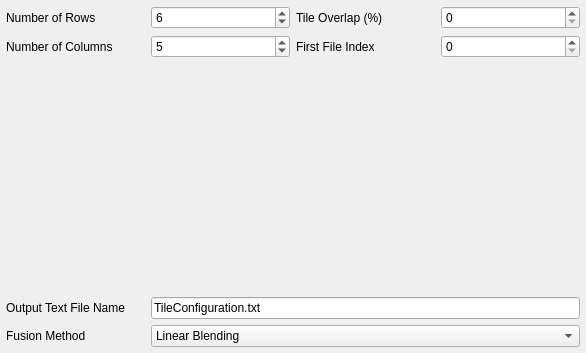
<?xml version="1.0" encoding="UTF-8"?>
<ui version="4.0">
 <class>GenericMetadataPage</class>
 <widget class="QWizardPage" name="GenericMetadataPage">
  <property name="geometry">
   <rect>
    <x>0</x>
    <y>0</y>
    <width>586</width>
    <height>353</height>
   </rect>
  </property>
  <property name="minimumSize">
   <size>
    <width>475</width>
    <height>353</height>
   </size>
  </property>
  <property name="windowTitle">
   <string>WizardPage</string>
  </property>
  <layout class="QGridLayout" name="gridLayout" columnstretch="0,0,0,0">
   <property name="leftMargin">
    <number>6</number>
   </property>
   <property name="topMargin">
    <number>6</number>
   </property>
   <property name="rightMargin">
    <number>6</number>
   </property>
   <property name="bottomMargin">
    <number>6</number>
   </property>
   <item row="0" column="1">
    <widget class="QSpinBox" name="numOfRowsSB">
     <property name="value">
      <number>6</number>
     </property>
    </widget>
   </item>
   <item row="1" column="1">
    <widget class="QSpinBox" name="numOfColsSB">
     <property name="value">
      <number>5</number>
     </property>
    </widget>
   </item>
   <item row="0" column="0">
    <widget class="QLabel" name="label">
     <property name="text">
      <string>Number of Rows</string>
     </property>
    </widget>
   </item>
   <item row="0" column="2">
    <widget class="QLabel" name="label_3">
     <property name="text">
      <string>Tile Overlap (%)</string>
     </property>
    </widget>
   </item>
   <item row="3" column="0">
    <widget class="QLabel" name="label_6">
     <property name="text">
      <string>Output Text File Name</string>
     </property>
    </widget>
   </item>
   <item row="3" column="1" colspan="3">
    <widget class="QLineEdit" name="outputTextFileNameLE">
     <property name="text">
      <string>TileConfiguration.txt</string>
     </property>
    </widget>
   </item>
   <item row="4" column="0">
    <widget class="QLabel" name="label_7">
     <property name="text">
      <string>Fusion Method</string>
     </property>
    </widget>
   </item>
   <item row="1" column="0">
    <widget class="QLabel" name="label_2">
     <property name="text">
      <string>Number of Columns</string>
     </property>
    </widget>
   </item>
   <item row="4" column="1" colspan="3">
    <widget class="QComboBox" name="fusionMethodCB">
     <item>
      <property name="text">
       <string>Linear Blending</string>
      </property>
     </item>
     <item>
      <property name="text">
       <string>Average</string>
      </property>
     </item>
     <item>
      <property name="text">
       <string>Median</string>
      </property>
     </item>
     <item>
      <property name="text">
       <string>Maximum Intensity</string>
      </property>
     </item>
     <item>
      <property name="text">
       <string>Minimum Intensity</string>
      </property>
     </item>
     <item>
      <property name="text">
       <string>Intensity of Random Input Tile</string>
      </property>
     </item>
     <item>
      <property name="text">
       <string>Do Not Fuse Images (only write TileConfiguration)</string>
      </property>
     </item>
    </widget>
   </item>
   <item row="1" column="3">
    <widget class="QSpinBox" name="firstFileIdxSB"/>
   </item>
   <item row="1" column="2">
    <widget class="QLabel" name="label_4">
     <property name="text">
      <string>First File Index</string>
     </property>
    </widget>
   </item>
   <item row="0" column="3">
    <widget class="QSpinBox" name="tileOverlapSB">
     <property name="maximum">
      <number>100</number>
     </property>
    </widget>
   </item>
   <item row="2" column="0" colspan="4">
    <widget class="TileListWidget" name="tileListWidget" native="true"/>
   </item>
  </layout>
 </widget>
 <customwidgets>
  <customwidget>
   <class>TileListWidget</class>
   <extends>QWidget</extends>
   <header location="global">TileListWidget.h</header>
   <container>1</container>
  </customwidget>
 </customwidgets>
 <resources/>
 <connections/>
</ui>
